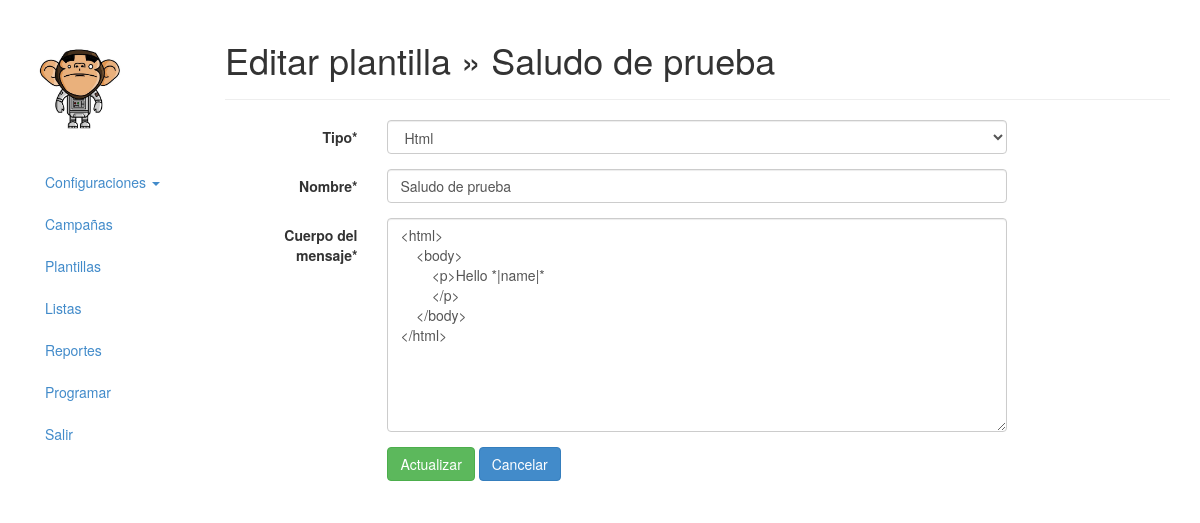
Screenshot of /template/update/2/ (signed in) with the database file from the repository.
### apps/mail/models/Template.py (models this page shows, shortened)
class Template(models.Model):
    TYPE_TEXT = 1
    TYPE_HTML = 2
    CHOICE_TYPES = (
        (TYPE_TEXT,'Texto'),
        (TYPE_HTML,'Html'),
    )
    type = models.SmallIntegerField(
        choices=CHOICE_TYPES,
        default=TYPE_TEXT,
        verbose_name='Tipo',
    )
    name = models.CharField(
        max_length=45,
        verbose_name='Nombre',
    )
    content = models.TextField(
        verbose_name='Cuerpo del mensaje',
    )
    created = models.DateTimeField(
        auto_now_add=True,
        editable=False
    )
    modified = models.DateTimeField(
        editable=False,
        auto_now=True
    )
    class Meta:
        app_label = 'mail'

### apps/mail/views/Template.py (the view)
class TemplateUpdateView(LoginRequiredMixin, UpdateView):
    model = Template
    success_url = reverse_lazy('template_list_view')
    form_class = TemplateCreateForm
    template_name = 'template/edit.html'

### apps/mail/forms/Template.py
class TemplateCreateForm(ModelForm):
    def __init__(self, *args, **kwargs):
        self.helper = FormHelper()
        self.helper.form_show_errors = True
        self.helper.form_tag = False
        self.helper.form_class = 'form-horizontal'
        self.helper.label_class = 'col-lg-2'
        self.helper.field_class = 'col-lg-8'
        super(TemplateCreateForm, self).__init__(*args, **kwargs)
    class Meta:
        exclude = ['status']
        model = Template

### apps/mail/templates/template/edit.html (shortened to what this page needs)
{% extends 'base.html' %}
{% load crispy_forms_tags %}
{% block content %}
    <div class="page-header">
        <h1 class="header-title">Editar plantilla &raquo {{ template.name }}</h1>
    </div>
    <form method="post" action="" class="form-horizontal">
        {% crispy form %}
        <div class="form-group">
            <div class="col-sm-offset-2 col-sm-10">
                <input type="submit" class="btn btn-success" value="Actualizar" />
                <a class="btn btn-primary" href="{% url "template_list_view" %}">Cancelar</a>
            </div>
        </div>
    </form>
{% endblock content %}

### rows the page displays
Template: name "Saludo de prueba", type "Html", content "<html> <body> <p>Hello *|name|* </p> </body> </html>"
